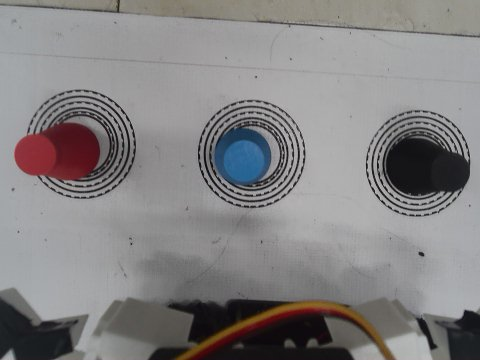
#> input picture vision/pc_vision/test_data/black_cyan_raw.png, 480 x 360 px
$ python -i parking.py   (imports and definitions only)
#> lines starting #> are read from the running program, lines starting #| are printed output that depends on the picture; after the words box and inside, x2 and y2 are one past the last pixel; in counts of white or black regions, pixels touching at a corner belong together
#> further down, picture is the input picture: shape (360, 480, 3); mean B, G, R 130.6, 130, 132.1
#> (reads vision/pc_vision/parking_reference.json from the repository)
"""Blue parking reference from visible top edge, independent of occluded bottom."""
import json,math
from pathlib import Path
import cv2
import numpy as np
REFERENCE=Path(__file__).with_name('parking_reference.json')

def features(bgr):
    im=cv2.resize(bgr,(480,360),interpolation=cv2.INTER_AREA)
    hsv=cv2.cvtColor(im,cv2.COLOR_BGR2HSV)
#> hsv: shape (360, 480, 3); mean H, S, V 81.5, 18.9, 134.6
    mask=cv2.inRange(hsv,np.array((100,65,25)),np.array((140,255,255)))
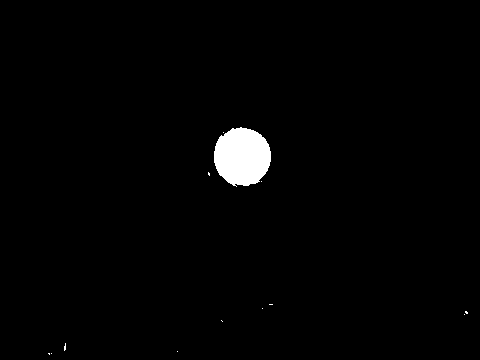
#> mask: shape (360, 480); 1.5% white; 13 white regions (12 under 20 px), largest, box (x1, y1, x2, y2) and area: (214, 127, 271, 187) 2631
    n,labels,stats,_=cv2.connectedComponentsWithStats(mask,8)
#> labels: shape (360, 480) int32; 14 distinct labels, from 0 to 13
#> n = 14; stats = 14 rows, first 6: [0, 0, 480, 360, 170129], [214, 127, 57, 60, 2631], [223, 132, 1, 1, 1], [208, 172, 2, 4, 6], [261, 181, 1, 1, 1], [269, 304, 4, 1, 4]
    candidates=[i for i in range(1,n) if stats[i,cv2.CC_STAT_AREA]>1200 and stats[i,cv2.CC_STAT_WIDTH]>120 and stats[i,cv2.CC_STAT_TOP]>35]
#> candidates = []
    if not candidates:return None
    i=max(candidates,key=lambda i:stats[i,cv2.CC_STAT_AREA]);x,y,w,h=stats[i,:4]
    if x<=2 or x+w>=478:return None
    points=[]
    for u in range(x,x+w):
        rows=np.flatnonzero(labels[:,u]==i)
        if len(rows):points.append((u,int(rows[0])))
    pts=np.array(points,np.float32)
    pts=pts[pts[:,1]<np.percentile(pts[:,1],35)+10]
    if len(pts)<100:return None
    for _ in range(3):
        vx,vy,px,py=cv2.fitLine(pts,cv2.DIST_HUBER,0,.01,.01).reshape(-1)
        if abs(vx)<.8:return None
        m=float(vy/vx);b=float(py-m*px)
        pts=pts[np.abs(pts[:,1]-m*pts[:,0]-b)<3]
        if len(pts)<100:return None
    left,right=np.percentile(pts[:,0],(1,99));cx=float((left+right)/2);top=float(m*cx+b)
    if right-left<120 or abs(m)>.35:return None
    return dict(center_x=cx,top_y=top,left=float(left),right=float(right),angle=-math.degrees(math.atan(m)),width=float(right-left),points=len(pts))

class ParkingDetector:
    def __init__(self):self.reference=json.loads(REFERENCE.read_text(encoding='utf-8'))
    def observe(self,bgr):
        im=cv2.resize(bgr,(480,360),interpolation=cv2.INTER_AREA);out=im.copy();f=features(im);r=self.reference
        cv2.line(out,(round(r['left']),round(r['top_y'])),(round(r['right']),round(r['top_y'])),(255,150,0),1)
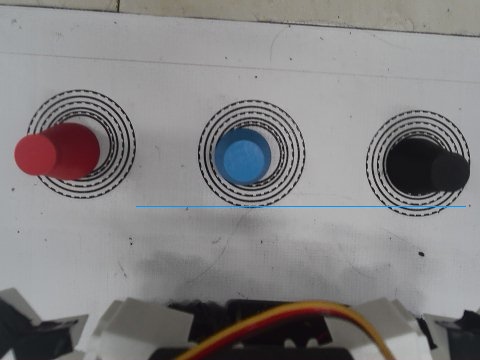
#> out: shape (360, 480, 3); 0.19% of pixels changed, all inside (x1, y1, x2, y2) = (136, 206, 466, 207)
        report=dict(valid=False,reason='BLUE_EDGE_MISSING_OR_CLIPPED',reference=r)
        if not f:return None,None,out,report
        dx,dy=f['center_x']-r['center_x'],f['top_y']-r['top_y'];angle=f['angle']-r['angle']
        report.update(valid=True,reason='BLUE_EDGE',features=f,dx_px=dx,dy_px=dy,angle_deg=angle)
        m=-math.tan(math.radians(f['angle']))
        a=(round(f['left']),round(f['top_y']+m*(f['left']-f['center_x'])))
        b=(round(f['right']),round(f['top_y']+m*(f['right']-f['center_x'])))
        cv2.line(out,a,b,(0,255,0),2);cv2.circle(out,(round(f['center_x']),round(f['top_y'])),4,(0,255,255),-1)
        cv2.putText(out,'PARK dx=%+.1f dy=%+.1f yaw=%+.2f'%(dx,dy,angle),(8,24),cv2.FONT_HERSHEY_SIMPLEX,.5,(0,255,255),1)
        axis=dict(degrees=angle,confidence=95,source=3)
        return (dx,-dy),axis,out,report # Existing protocol encoder converts screen-up to image-down.

>>> import cv2
>>> picture = cv2.imread('test_data/black_cyan_raw.png')
>>> result = ParkingDetector().observe(picture)
